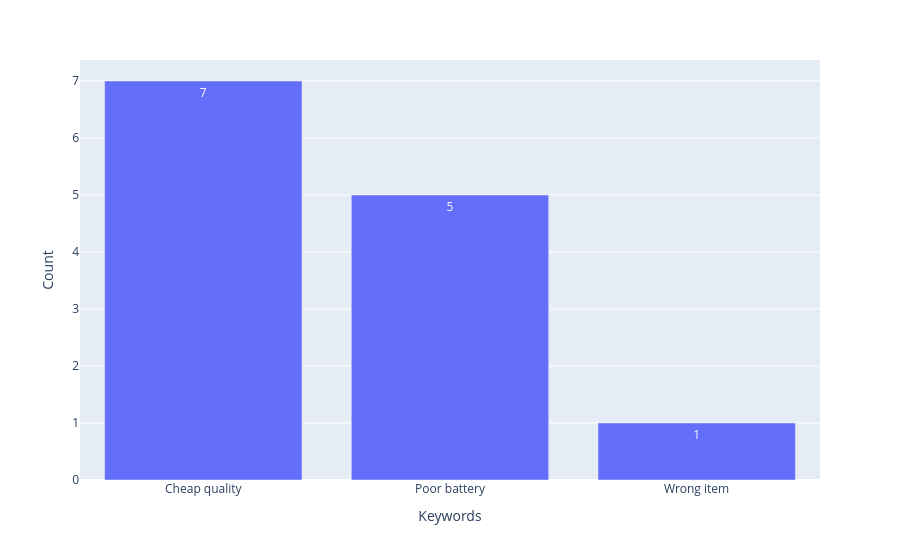

This figure's notebook cell:
### Code cell
fig = px.bar(ck_df,x='Keywords',y='Count',text='Count')
fig.show()

### Figure 1 — Plotly figure (JSON) as saved in the notebook; plotly's stock layout.template omitted (floating-point values rounded to 4 significant figures)
{"data": [{"hovertemplate": "Keywords=%{x}<br>Count=%{text}<extra></extra>", "legendgroup": "", "marker": {"color": "#636efa", "pattern": {"shape": ""}}, "name": "", "orientation": "v", "showlegend": false, "text": [7.0, 5.0, 1.0], "textposition": "auto", "type": "bar", "x": ["Cheap quality", "Poor battery", "Wrong item"], "xaxis": "x", "y": [7, 5, 1], "yaxis": "y"}], "layout": {"barmode": "relative", "legend": {"tracegroupgap": 0}, "margin": {"t": 60}, "xaxis": {"anchor": "y", "domain": [0, 1], "title": {"text": "Keywords"}}, "yaxis": {"anchor": "x", "domain": [0, 1], "title": {"text": "Count"}}}}
